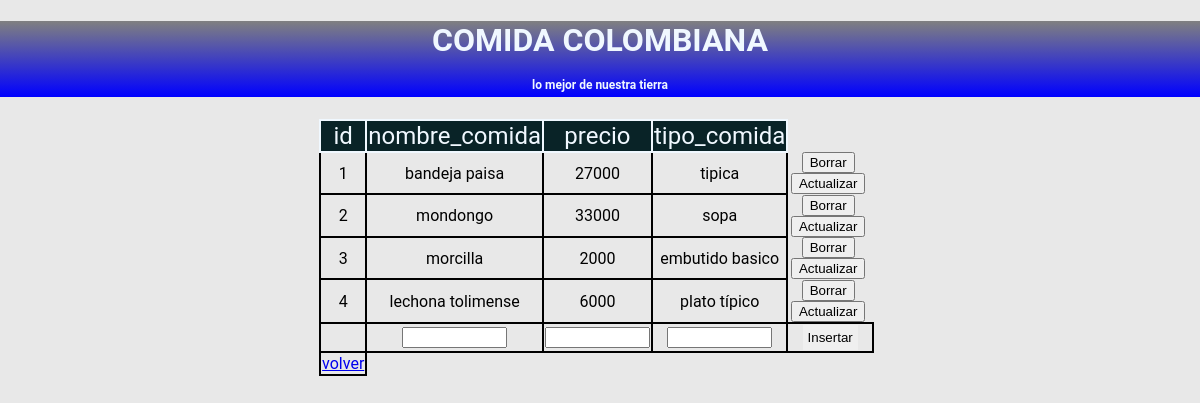
/comida_colombiana.php, run on the app's committed database.
### tables this page shows
CREATE TABLE `comida_colombiana` (
  `id` int(50) NOT NULL,
  `nombre_comida` varchar(80) NOT NULL,
  `precio` int(50) NOT NULL,
  `tipo_comida` varchar(80) NOT NULL
);

### comida_colombiana.php (the view, shortened to what this page needs)
<!doctype html>
<html>
<head>
<link rel="stylesheet" type="text/css" href="hoja.css">
</head>
<body>
	<?php
require("conexion.php");
$conexion=$base->query("SELECT * FROM comida_colombiana");
$registros=$conexion->fetchAll(PDO::FETCH_OBJ);
?>
<h1>COMIDA COLOMBIANA<span class="subtitulo"><br>lo mejor de nuestra tierra</span></h1>
	<form name="form1" method="post" action="<?php  echo $_SERVER['PHP_SELF']?>">
  <table width="50%" border="0" align="center">
    <tr >
      <td class="primera_fila">id</td>
      <td class="primera_fila">nombre_comida</td>
      <td class="primera_fila">precio</td>
      <td class="primera_fila">tipo_comida</td>
      <td class="sin">&nbsp;</td>
      <td class="sin">&nbsp;</td>
     </tr>
   <?php
	  foreach ($registros as $comida_colombiana):
	  ?>
   	<tr>
				  <td><?php echo $comida_colombiana->id?></td>
			      <td><?php echo $comida_colombiana->nombre_comida?></td>
				  <td><?php echo $comida_colombiana->precio?></td>
				  <td><?php echo $comida_colombiana->tipo_comida?></td>
		          <td class="bot"><a href="eliminar_comida_colombiana.php?id=<?php echo $comida_colombiana->id?>"><input type='button' name='del' id='del' value='Borrar'></a></td>
					  	<td class='bot'><a href="editar_comida_colomiana.php?id=<?php echo $comida_colombiana->id?>
											& nom=<?php echo $comida_colombiana->nombre_comida?>
											& pre=<?php echo $comida_colombiana->precio?>
											& tip=<?php echo $comida_colombiana->tipo_comida?>">
					  <input type='button' name='up' id='up' value='Actualizar'></a></td>
    </tr>
	<?php
	    endforeach;
	?>
<tr>
	<td></td>
      <td><input type='text' name='nom' size='10' class='centrado'></td>
      <td><input type='text' name='pre'size='10' class='centrado'></td>
      <td><input type='text' name='tip' size='10' class='centrado'></td>
      <td><input class='bot' type='submit' name='cr' id='cr' value='Insertar'></td>
</tr>
	<td><a href="union.php">volver</a></td>
  </table>
	</form>
<p>&nbsp;</p>
</body>
</html>

### hoja.css (style rules this page uses)
h1 { text-align:center; text-decoration:none; background: linear-gradient(gray,blue); color: aliceblue; }
.subtitulo { font-size:12px; }
body { margin: 0px; padding: 0px; font-family: 'Roboto', sans-serif; text-align: center; background: #e8e8e8; }
table { width: 400px; border-collapse: collapse; border-spacing:0px; }
table td { text-align:center; border:2px solid; }
table .sin { border:0; }
table .bot { padding:5px; display:inline; border:0; }
table .primera_fila { font-size:1.5em; background-color:#092327; color: aliceblue; }
.centrado { text-align:center; }

### data on the page
comida_colombiana: id "1", nombre_comida "bandeja paisa", precio "27000", tipo_comida "tipica"
comida_colombiana: id "2", nombre_comida "mondongo", precio "33000", tipo_comida "sopa"
comida_colombiana: id "3", nombre_comida "morcilla", precio "2000", tipo_comida "embutido basico"
comida_colombiana: id "4", nombre_comida "lechona tolimense", precio "6000", tipo_comida "plato típico"
